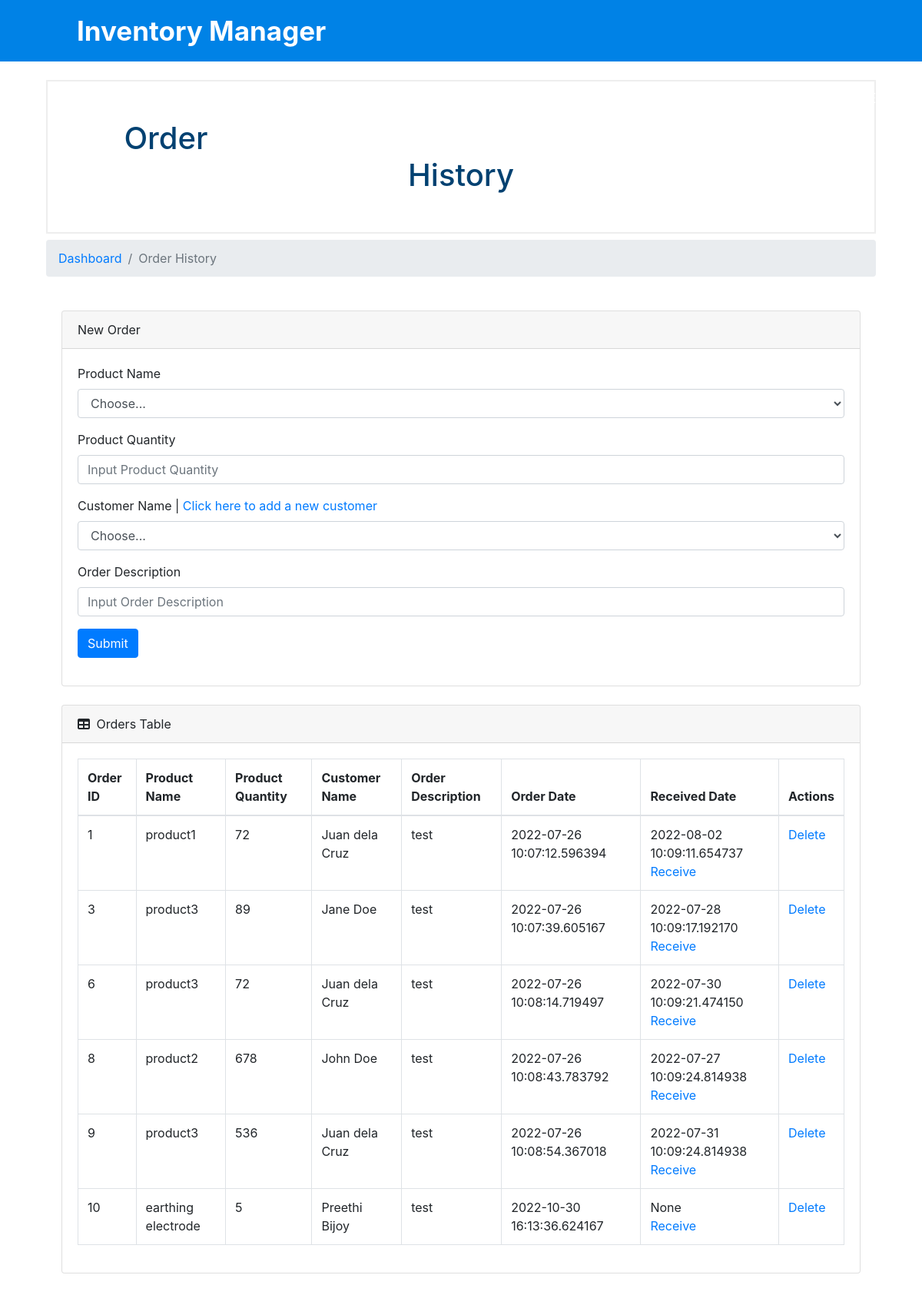
The page /order/ on the database its author committed.
### tables this page shows
CREATE TABLE `order_item` (
  `id` INTEGER NOT NULL PRIMARY KEY,
  `productName` bigint NOT NULL,
  `quantity` smallint NOT NULL DEFAULT '0',
  `customerName` bigint NOT NULL,
  `orderedOn` datetime NOT NULL,
  `receivedOn` datetime DEFAULT NULL,
  `content` text ,
  FOREIGN KEY (`productName`) REFERENCES `product` (`name`)
  FOREIGN KEY (`customerName`) REFERENCES `customer` (`name`)
);

### app.py (the view)
@app.route("/order/", methods=["POST", "GET"])
def viewOrder():
    conn = get_db_connection()
    cursor = conn.cursor()
    if request.method == "POST" :
        product_name    = request.form.get('productName')
        quantity        = request.form["quantity"]
        customer_name     = request.form.get('customerName')
        content         = request.form["content"]
        try:
            cursor.execute('INSERT INTO order_item (productName, quantity, customerName, content, orderedOn) VALUES (?, ?, ?, ?, ?)',
            (product_name, quantity, customer_name, content, datetime.now()))
            product_row = cursor.execute('SELECT * FROM product').fetchall()
            for row in product_row:
                prod_row = str(row[1])
                prod_input = str(product_name)
                if prod_row == prod_input:
                    new_quantity = int(row[3]) - int(quantity)
            cursor.execute('UPDATE product set quantity = ?, updatedAt = ? WHERE name = ?',
            (new_quantity, datetime.now(), product_name))
            conn.commit()
            conn.close()
            return redirect("/order/")
        except:
            orders = cursor.execute('SELECT * FROM order_item').fetchall()
            return "There was an issue while adding a new order"
    else:
        products  = cursor.execute('SELECT * FROM product').fetchall()
        customers  = cursor.execute('SELECT * FROM customer').fetchall()
        orders  = cursor.execute('SELECT * FROM order_item').fetchall()
        return render_template("order.html", products=products, customers=customers, orders=orders)

### app.py (called while the page is built)
def get_db_connection():
    db = sqlite3.connect('inventory.db')
    db.row_factory = sqlite3.Row
    return db

### templates/order.html (shortened to what this page needs)
{% extends 'base.html' %}
{% block content %}
<main>
    <div class="container-fluid">
        <h1 class="mt-4">Order History</h1>
        <ol class="breadcrumb mb-4">
            <li class="breadcrumb-item"><a href="/index/">Dashboard</a></li>
            <li class="breadcrumb-item active">Order History</li>
        </ol>
            <div class="card-body">
                <div class="card mb-4">
                    <div class="card-header">New Order</div>
                    <div class="card-body">
                        <form method="POST">
                            <div class="form-group">
                                <label for="productName">Product Name</label>
                                <select id="productName" name="productName" class="selectpicker form-control">
                                    <option selected value="">Choose...</option>
                                </select>
                            </div>
                            <div class="form-group">
                                <label for="summary">Product Quantity</label>
                                <input type="text" name="quantity" placeholder="Input Product Quantity"
                                class="form-control" value="{{ request.form['quantity'] }}"></input>
                            </div>
                            <div class="form-group">
                                <label for="customerName">Customer Name  |   </label>
                                <a href="/customer/">Click here to add a new customer</a>
                                <select id="customerName" name="customerName" class="selectpicker form-control">
                                    <option selected value="">Choose...</option>
                                </select>
                            </div>
                            <div class="form-group">
                                <label for="summary">Order Description</label>
                                <input type="text" name="content" placeholder="Input Order Description"
                                class="form-control" value="{{ request.form['content'] }}"></input>
                            </div>
                            <div class="form-group">
                                <button type="submit" class="btn btn-primary">Submit</button>
                            </div>
                        </form>
                    </div>
                </div>
                <div class="card mb-4">
                <div class="card-header">
                    <i class="fas fa-table mr-1"></i>
                    Orders Table
                </div>
                <div class="card-body">
                    <div class="table-responsive">
                        {% if orders|length < 1 %}
                        <h4>There is no Order History, add one above</h4>
                        {% else %}
                        <table class="table table-bordered" id="dataTable" width="100%" cellspacing="0">
                            <thead>
                                <tr>
                                    <th>Order ID</th>
                                    <th>Product Name</th>
                                    <th>Product Quantity</th>
                                    <th>Customer Name</th>
                                    <th>Order Description</th>
                                    <th>Order Date</th>
                                    <th>Received Date</th>
                                    <th>Actions</th>
                                </tr>
                            </thead>
                            <tbody>
                                {% for order in orders %}
                                <tr>
                                    <td>{{ order['id'] }}</td>
                                    <td>{{ order['productName'] }}</td>
                                    <td>{{ order['quantity'] }}</td>
                                    <td>{{ order['customerName'] }}</td>
                                    <td>{{ order['content'] }}</td>
                                    <td>{{ order['orderedOn'] }}</td>
                                    <td>{{ order['receivedOn'] }} <br>
                                        <a href="/order-received/{{ order['id'] }}">Receive</a>
                                    </td>
                                    <td>
                                        <a href="/delete-order/{{ order['id'] }} " onclick="return confirm('Are you sure you want to delete this?')"">Delete</a>
                                    </td>
                                </tr>
                                {% endfor %}
                            </tbody>
                        </table>
                        {% endif %}
                </div>
            </div>
                </div>
            </div>
    </div>
</main>
{% endblock %}

### static/css/style.css (style rules this page uses)
* { padding:0; margin:0; text-decoration: none; list-style: none; box-sizing: border-box; }
body { font-family: "Poppins", sans-serif; }
h1 { border: 2px #eee solid; color: #014171; text-align: center; padding: 50px; }

### rows shown on the page
order_item: id "1", productName "product1", quantity "72", customerName "Juan dela Cruz", content "test", orderedOn "2022-07-26 10:07:12.596394", receivedOn "2022-08-02 10:09:11.654737"
order_item: id "3", productName "product3", quantity "89", customerName "Jane Doe", content "test", orderedOn "2022-07-26 10:07:39.605167", receivedOn "2022-07-28 10:09:17.192170"
order_item: id "6", productName "product3", quantity "72", customerName "Juan dela Cruz", content "test", orderedOn "2022-07-26 10:08:14.719497", receivedOn "2022-07-30 10:09:21.474150"
order_item: id "8", productName "product2", quantity "678", customerName "John Doe", content "test", orderedOn "2022-07-26 10:08:43.783792", receivedOn "2022-07-27 10:09:24.814938"
order_item: id "9", productName "product3", quantity "536", customerName "Juan dela Cruz", content "test", orderedOn "2022-07-26 10:08:54.367018", receivedOn "2022-07-31 10:09:24.814938"
order_item: id "10", productName "earthing electrode", quantity "5", customerName "Preethi Bijoy", content "test", orderedOn "2022-10-30 16:13:36.624167", receivedOn "None"
